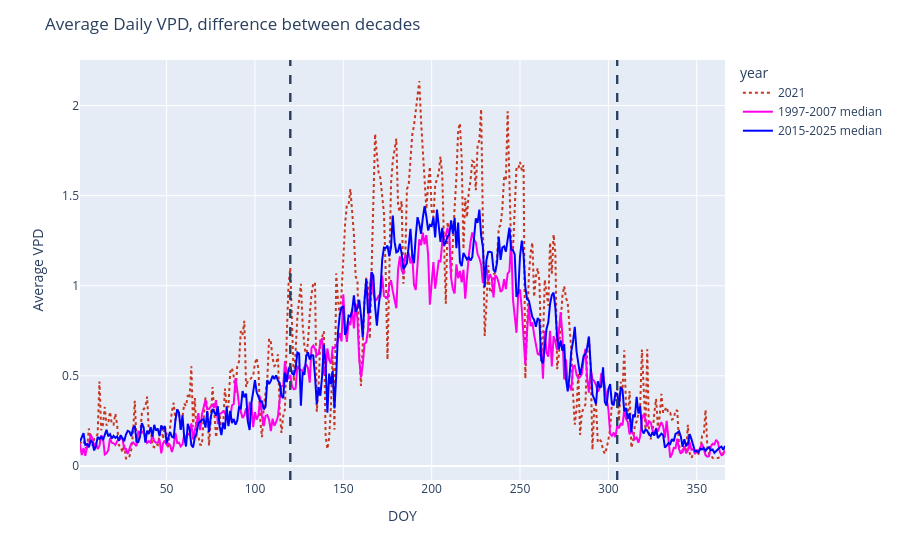

Notebook code for this chart:
### Code cell
### Differences between first vs. last decade medians

median_avg_vpd_1997_2007 = calculate_median_df(grouped_weather_vpd, "avg_val", list(range(1997, 2007 + 1)))
median_avg_vpd_2015_2025 = calculate_median_df(grouped_weather_vpd, "avg_val", list(range(2015, 2025 + 1)))

fig_medians = create_annual_lineplot(grouped_weather_vpd, val_column='avg_val', year_list=[2021], highlight_year='2021', highlight_dash='dot')
fig_medians.add_scatter(
    x=median_avg_vpd_1997_2007["DOY"],
    y=median_avg_vpd_1997_2007["doy_median"],
    mode='lines',
    line=dict(color="#ff00ea", width=2),
    name='1997-2007 median'
)
fig_medians.add_scatter(
    x=median_avg_vpd_2015_2025["DOY"],
    y=median_avg_vpd_2015_2025["doy_median"],
    mode='lines',
    line=dict(color="blue", width=2),
    name='2015-2025 median'
)

fig_medians.add_vline(x='120', line_dash='dash')
fig_medians.add_vline(x='305', line_dash='dash')
fig_medians.update_layout(title='Average Daily VPD, difference between decades', xaxis_title='DOY', yaxis_title='Average VPD')
fig_medians.show()

### Figure 1 — Plotly figure (JSON) as saved in the notebook; plotly's stock layout.template omitted (floating-point values rounded to 4 significant figures; data arrays with more than 128 entries replaced by an {"elided": "..."} marker saying what was removed)
{"data": [{"hovertemplate": "year=2021<br>DOY=%{x}<br>avg_val=%{y}<extra></extra>", "legendgroup": "2021", "line": {"color": "#c73620", "dash": "dot"}, "marker": {"symbol": "circle"}, "mode": "lines", "name": "2021", "orientation": "v", "showlegend": true, "type": "scatter", "x": {"elided": "365 int values"}, "xaxis": "x", "y": {"elided": "365 float values"}, "yaxis": "y"}, {"line": {"color": "#ff00ea", "width": 2}, "mode": "lines", "name": "1997-2007 median", "type": "scatter", "x": {"elided": "366 int values"}, "y": {"elided": "366 float values"}}, {"line": {"color": "blue", "width": 2}, "mode": "lines", "name": "2015-2025 median", "type": "scatter", "x": {"elided": "366 int values"}, "y": {"elided": "366 float values"}}], "layout": {"legend": {"title": {"text": "year"}, "tracegroupgap": 0}, "margin": {"t": 60}, "shapes": [{"line": {"dash": "dash"}, "type": "line", "x0": "120", "x1": "120", "xref": "x", "y0": 0, "y1": 1, "yref": "y domain"}, {"line": {"dash": "dash"}, "type": "line", "x0": "305", "x1": "305", "xref": "x", "y0": 0, "y1": 1, "yref": "y domain"}, {"line": {"dash": "dash"}, "type": "line", "x0": "120", "x1": "120", "xref": "x", "y0": 0, "y1": 1, "yref": "y domain"}, {"line": {"dash": "dash"}, "type": "line", "x0": "305", "x1": "305", "xref": "x", "y0": 0, "y1": 1, "yref": "y domain"}], "title": {"text": "Average Daily VPD, difference between decades"}, "xaxis": {"anchor": "y", "domain": [0, 1], "title": {"text": "DOY"}}, "yaxis": {"anchor": "x", "domain": [0, 1], "title": {"text": "Average VPD"}}}}
